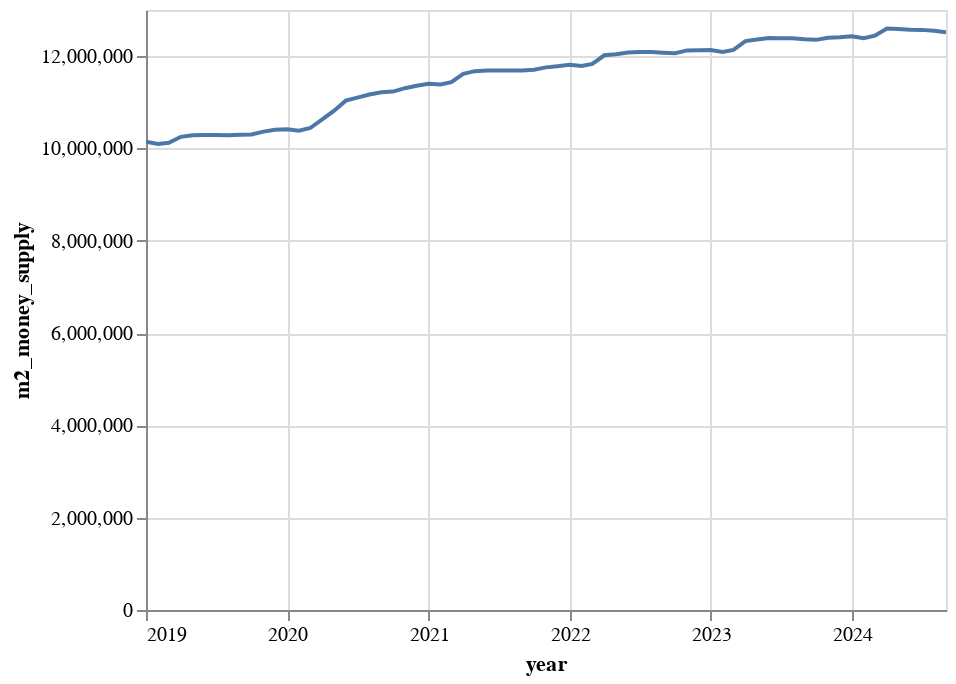

Here is the notebook cell this chart was saved with:
### Code cell
m2_chart = (
    (m2_out.plot.line(
        x="year", 
        y=alt.Y("m2_money_supply", scale=alt.Scale(zero=True))
                      )
    )
        .properties(width=400)
        .configure_scale(zero=False)
)

m2_chart

### Figure 1 — Vega-Lite specification as saved in the notebook (floating-point values rounded to 4 significant figures)
{"config": {"view": {"continuousWidth": 300, "continuousHeight": 300}, "scale": {"zero": false}}, "data": {"name": "data-8f64c8da96e675e614ed329242e01b8d"}, "mark": {"type": "line", "tooltip": true}, "encoding": {"x": {"field": "year", "type": "temporal"}, "y": {"field": "m2_money_supply", "scale": {"zero": true}, "type": "quantitative"}}, "params": [{"name": "param_6", "select": {"type": "interval", "encodings": ["x", "y"]}, "bind": "scales"}], "width": 400, "$schema": "https://vega.github.io/schema/vega-lite/v5.20.1.json", "datasets": {"data-8f64c8da96e675e614ed329242e01b8d": [{"year": "2019-01-01T00:00:00", "m2_money_supply": 10147973}, {"year": "2019-02-01T00:00:00", "m2_money_supply": 10097697}, {"year": "2019-03-01T00:00:00", "m2_money_supply": 10125050}, {"year": "2019-04-01T00:00:00", "m2_money_supply": 10252191}, {"year": "2019-05-01T00:00:00", "m2_money_supply": 10286310}, {"year": "2019-06-01T00:00:00", "m2_money_supply": 10289611}, {"year": "2019-07-01T00:00:00", "m2_money_supply": 10290435}, {"year": "2019-08-01T00:00:00", "m2_money_supply": 10284205}, {"year": "2019-09-01T00:00:00", "m2_money_supply": 10295668}, {"year": "2019-10-01T00:00:00", "m2_money_supply": 10304091}, {"year": "2019-11-01T00:00:00", "m2_money_supply": 10365381}, {"year": "2019-12-01T00:00:00", "m2_money_supply": 10404214}, {"year": "2020-01-01T00:00:00", "m2_money_supply": 10416148}, {"year": "2020-02-01T00:00:00", "m2_money_supply": 10384810}, {"year": "2020-03-01T00:00:00", "m2_money_supply": 10442899}, {"year": "2020-04-01T00:00:00", "m2_money_supply": 10630037}, {"year": "2020-05-01T00:00:00", "m2_money_supply": 10812699}, {"year": "2020-06-01T00:00:00", "m2_money_supply": 11036494}, {"year": "2020-07-01T00:00:00", "m2_money_supply": 11102775}, {"year": "2020-08-01T00:00:00", "m2_money_supply": 11168053}, {"year": "2020-09-01T00:00:00", "m2_money_supply": 11219593}, {"year": "2020-10-01T00:00:00", "m2_money_supply": 11232567}, {"year": "2020-11-01T00:00:00", "m2_money_supply": 11306001}, {"year": "2020-12-01T00:00:00", "m2_money_supply": 11359680}, {"year": "2021-01-01T00:00:00", "m2_money_supply": 11400194}, {"year": "2021-02-01T00:00:00", "m2_money_supply": 11384748}, {"year": "2021-03-01T00:00:00", "m2_money_supply": 11436375}, {"year": "2021-04-01T00:00:00", "m2_money_supply": 11617797}, {"year": "2021-05-01T00:00:00", "m2_money_supply": 11675413}, {"year": "2021-06-01T00:00:00", "m2_money_supply": 11690901}, {"year": "2021-07-01T00:00:00", "m2_money_supply": 11690056}, {"year": "2021-08-01T00:00:00", "m2_money_supply": 11688405}, {"year": "2021-09-01T00:00:00", "m2_money_supply": 11691501}, {"year": "2021-10-01T00:00:00", "m2_money_supply": 11705647}, {"year": "2021-11-01T00:00:00", "m2_money_supply": 11756672}, {"year": "2021-12-01T00:00:00", "m2_money_supply": 11782086}, {"year": "2022-01-01T00:00:00", "m2_money_supply": 11813179}, {"year": "2022-02-01T00:00:00", "m2_money_supply": 11789009}, {"year": "2022-03-01T00:00:00", "m2_money_supply": 11833171}, {"year": "2022-04-01T00:00:00", "m2_money_supply": 12018499}, {"year": "2022-05-01T00:00:00", "m2_money_supply": 12042833}, {"year": "2022-06-01T00:00:00", "m2_money_supply": 12078178}, {"year": "2022-07-01T00:00:00", "m2_money_supply": 12088016}, {"year": "2022-08-01T00:00:00", "m2_money_supply": 12088202}, {"year": "2022-09-01T00:00:00", "m2_money_supply": 12075500}, {"year": "2022-10-01T00:00:00", "m2_money_supply": 12064408}, {"year": "2022-11-01T00:00:00", "m2_money_supply": 12124935}, {"year": "2022-12-01T00:00:00", "m2_money_supply": 12128301}, {"year": "2023-01-01T00:00:00", "m2_money_supply": 12132455}, {"year": "2023-02-01T00:00:00", "m2_money_supply": 12091386}, {"year": "2023-03-01T00:00:00", "m2_money_supply": 12134406}, {"year": "2023-04-01T00:00:00", "m2_money_supply": 12326939}, {"year": "2023-05-01T00:00:00", "m2_money_supply": 12360428}, {"year": "2023-06-01T00:00:00", "m2_money_supply": 12392324}, {"year": "2023-07-01T00:00:00", "m2_money_supply": 12388936}, {"year": "2023-08-01T00:00:00", "m2_money_supply": 12385266}, {"year": "2023-09-01T00:00:00", "m2_money_supply": 12363742}, {"year": "2023-10-01T00:00:00", "m2_money_supply": 12353258}, {"year": "2023-11-01T00:00:00", "m2_money_supply": 12399176}, {"year": "2023-12-01T00:00:00", "m2_money_supply": 12409866}, {"year": "2024-01-01T00:00:00", "m2_money_supply": 12431011}, {"year": "2024-02-01T00:00:00", "m2_money_supply": 12387235}, {"year": "2024-03-01T00:00:00", "m2_money_supply": 12443206}, {"year": "2024-04-01T00:00:00", "m2_money_supply": 12599997}, {"year": "2024-05-01T00:00:00", "m2_money_supply": 12588971}, {"year": "2024-06-01T00:00:00", "m2_money_supply": 12574542}, {"year": "2024-07-01T00:00:00", "m2_money_supply": 12569261}, {"year": "2024-08-01T00:00:00", "m2_money_supply": 12548475}, {"year": "2024-09-01T00:00:00", "m2_money_supply": 12520235}]}}
